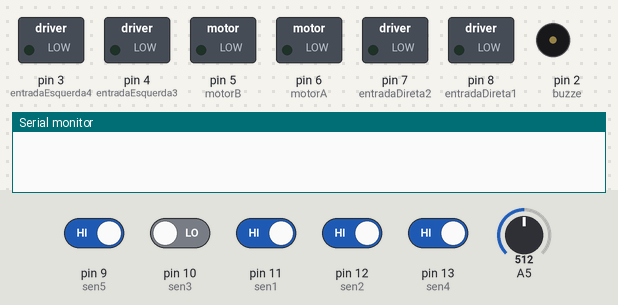
The sketch below on a simulated Arduino Uno, built with avr-gcc and run on an emulated ATmega328P. On the bench: switched loads named in the sketch (green lamp = pin HIGH), buzzer (waves = sounding), the last lines printed to the serial monitor. The test bench sets the inputs (shaded band); at power-on: pin 9 (sen5), pin 11 (sen1), pin 12 (sen2), pin 13 (sen4) HIGH, pin 10 (sen3) LOW, A5 = 512.

Above: at 1.2 s.
1.3 s: pin 9 (sen5) driven LOW and pin 13 (sen4) driven LOW
At 2.7 s:
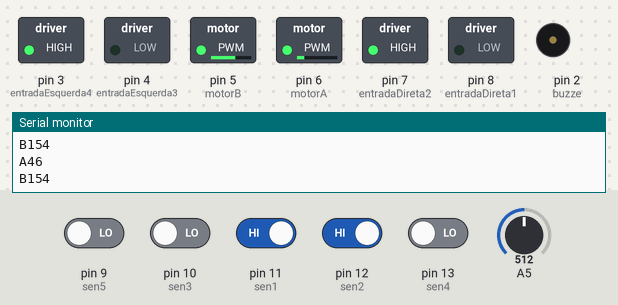
3.5 s: pin 11 (sen1) driven LOW
At 4.2 s:
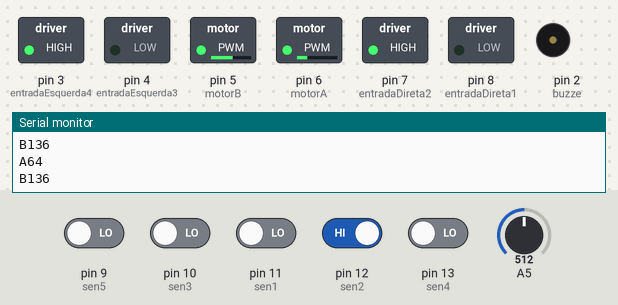
5.0 s: pin 10 (sen3) driven HIGH
At 6.2 s:
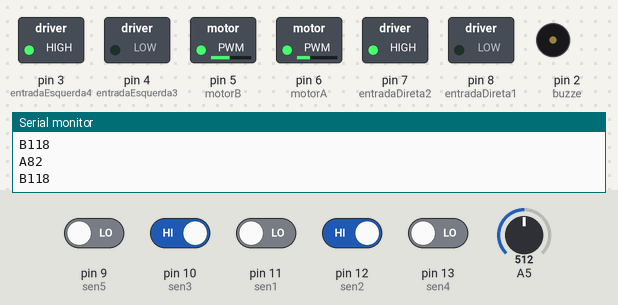
6.5 s: pin 12 (sen2) driven LOW
At 7.1 s:
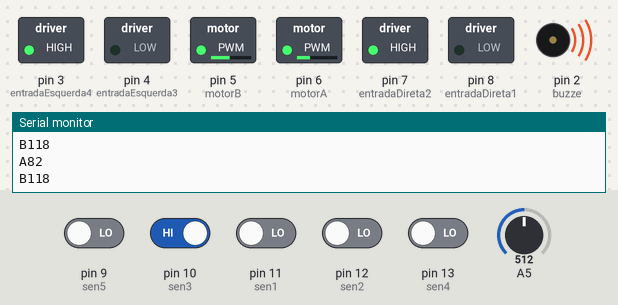
8.0 s: A5 set to 484
At 9.2 s:
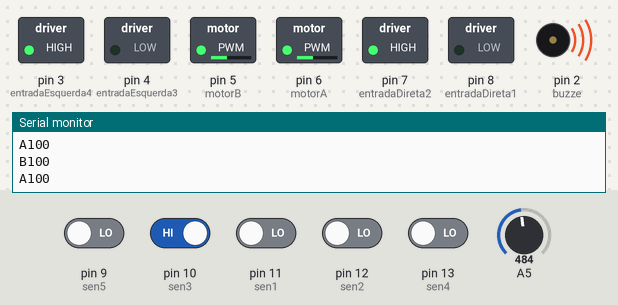
9.5 s: pin 13 (sen4) driven HIGH
At 10.0 s:
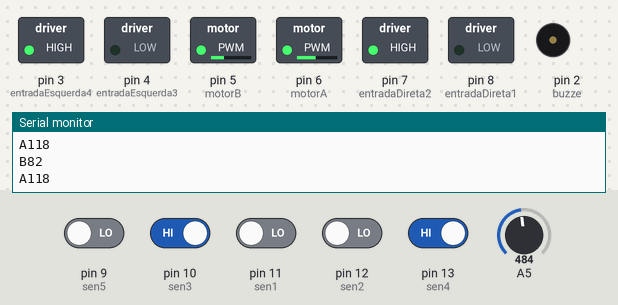
Timing chart, 0 to 12.0 s (numbered marks = the images above; inputs shaded):
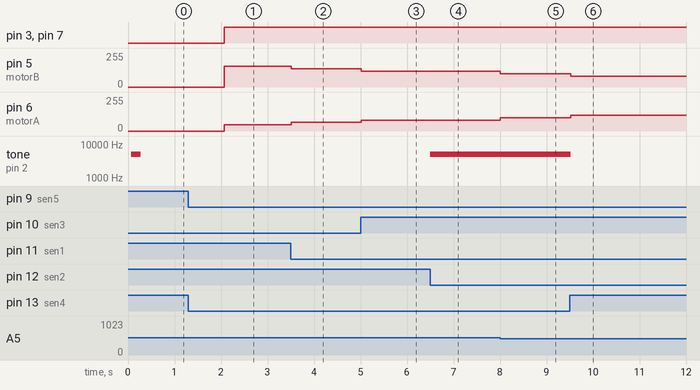

Measured:
- after the input at 1.3 s, pin 3 (entradaEsquerda4), pin 7 (entradaDireta2): LOW → HIGH after 0.77 s; pin 5 (motorB): 0/255 → 154/255 after 0.77 s; pin 6 (motorA): 0/255 → 46/255 after 0.77 s
- after the input at 3.5 s, pin 5 (motorB): 154/255 → 136/255 at once; pin 6 (motorA): 46/255 → 64/255 at once
- after the input at 5.0 s, pin 5 (motorB): 136/255 → 118/255 at once; pin 6 (motorA): 64/255 → 82/255 at once
- after the input at 6.5 s, tone on pin 2 (buzze): silent → 5000 Hz at once
- after the input at 8.0 s, pin 5 (motorB): 118/255 → 100/255 at once; pin 6 (motorA): 82/255 → 100/255 at once
- after the input at 9.5 s, pin 5 (motorB): 100/255 → 82/255 at once; pin 6 (motorA): 100/255 → 118/255 at once; tone on pin 2 (buzze): 5000 Hz → silent at once

The sketch:

starwars_teste1.ino
```cpp
#define sen1  11
#define sen2  12
#define sen3  10
#define sen4  13
#define sen5  9
int motorA = 6;
int motorB = 5;

int entradaDireta1 = 8;
int entradaDireta2 = 7;
int entradaEsquerda3 = 4;
int entradaEsquerda4 = 3;


//starwars
/*#define sen1  13
#define sen2  12
#define sen3  11
#define sen4  6
#define sen5  7


int motorA = 3;
int motorB = 10;

int entradaDireta1 = 4;
int entradaDireta2 = 5;
int entradaEsquerda3 = 8;
int entradaEsquerda4 = 9;


//starwars\\
*/


//int Vel = 100;
//int brack = 0;

int novaVelocidadeA;
int novaVelocidadeB;
int buzze = 2;

int erro;
int espera = 0;

//int va = 0;
//int vb = 0;

int centro, direita, esquerda, extremaDireita;
int extremaEsquerda, esquerdaExterno;
float inte = 0;
float kp = 40;
float ki = 0;
float kd = 5;
float erro_anterior = 0;
float sinalPid;

int VelocidadeConstatnteA = 0;
int VelocidadeConstatnteB = 0;

int entrouNaCurva = 0;


boolean comecoCurva = false;

long tempoInicial = 0l;

void setup() {
  Serial.begin(9600);

  pinMode(entradaDireta1, OUTPUT);
  pinMode(entradaDireta2, OUTPUT);
  pinMode(entradaEsquerda3, OUTPUT);
  pinMode(entradaEsquerda4, OUTPUT);

  pinMode(motorA, OUTPUT);
  pinMode(motorB, OUTPUT);

  pinMode(buzze, OUTPUT);
  //  pinMode(sen2, OUTPUT);
  //  pinMode(sen3, OUTPUT);
  //  pinMode(sen4, OUTPUT);
  for (int i = 1000; i < 5000; i++) {
    tone(buzze, i, 200);
  }
}

void trocaSinaisDosvaloresAbaixoDeZero(int novaVelocidadeA, int novaVelocidadeB ) {


  if (novaVelocidadeA < 0) {
    novaVelocidadeA = novaVelocidadeA * (-1);
  }


  if (novaVelocidadeB < 0) {
    novaVelocidadeB = novaVelocidadeB  * (-1);
  }


 frente(novaVelocidadeA, novaVelocidadeB);

}


void frente(int novaVelocidadeA, int novaVelocidadeB) {


  digitalWrite(entradaDireta1, LOW);
  digitalWrite(entradaDireta2, HIGH);
  digitalWrite(entradaEsquerda3, LOW);
  digitalWrite(entradaEsquerda4, HIGH);
   //delay(500);
   // delay(500);
    Serial.print("A");
    Serial.println(novaVelocidadeA);
    Serial.print("B");
    Serial.println(novaVelocidadeB);

  /*if(novaVelocidadeA > 250){
    novaVelocidadeA = 190;
    novaVelocidadeB = 0;
    analogWrite(motorA, novaVelocidadeA);//78 velocidade minima// 158 velocidade media
    analogWrite(motorB, novaVelocidadeB);//45 velocidade minima // 54 velocidade media---------------------------------------
    }
  else if(novaVelocidadeB > 250){
    novaVelocidadeB = 190;
    novaVelocidadeA = 0;
    analogWrite(motorA, novaVelocidadeA);//78 velocidade minima// 158 velocidade media
    analogWrite(motorB, novaVelocidadeB);//45 velocidade minima // 54 velocidade media---------------------------------------
    }*/
    //else{
    analogWrite(motorA, novaVelocidadeA);//78 velocidade minima// 158 velocidade media
    analogWrite(motorB, novaVelocidadeB);//45 velocidade minima // 54 velocidade media---------------------------------------
    //}

}


void lerSensores() {

  extremaEsquerda = digitalRead(sen1);
  esquerda = digitalRead(sen2);
  centro = digitalRead(sen3);
  direita = digitalRead(sen4);
  extremaDireita = digitalRead(sen5);
  esquerdaExterno = analogRead(A5);
  mudarValorDaLeituraParaUmOuZero();
}
void mudarValorDaLeituraParaUmOuZero() {

  if (esquerdaExterno < 500) {
    esquerdaExterno = 0;
  } else {
    esquerdaExterno = 1;
  }

}


void controlePid(int erro) {

  /*if (comecoCurva) {

   VelocidadeConstatnteA = 100;//+5
    VelocidadeConstatnteB = 100;//+5
    kp = 30;//16
    kd = 0.6;//5.2//6
    ki = 0;
  }
  else {*/
    VelocidadeConstatnteA = 100;//+5
    VelocidadeConstatnteB = 100;//+5
    kp = 18;//16
    kd = 0;//5.2//6
    ki = 0;
  //}

  /*delay(200);
    Serial.print("velocidade A");
    Serial.println(VelocidadeConstatnteA);
    Serial.print("velocidade B");
    Serial.println(VelocidadeConstatnteB);*/
  //+ kd * (erro_anterior - erro)


  sinalPid = kp * erro + kd * (erro_anterior - erro) + ki * (inte + erro_anterior);

  novaVelocidadeA = VelocidadeConstatnteA + sinalPid ;
  novaVelocidadeB = VelocidadeConstatnteB - sinalPid ;

  erro_anterior = erro;

  trocaSinaisDosvaloresAbaixoDeZero(novaVelocidadeA, novaVelocidadeB);
}


long retornaTempoParaControleDoBuzzer() {
  long tempoAtual = millis();
  if (tempoAtual > (tempoInicial + 500)) {
    return  tempoInicial = tempoAtual;
  }
  return 0l;
}

void loop() {

  // 1 0 0 0 0   --> Erro -4
  // 1 1 0 0 0   --> Erro -3
  // 0 1 0 0 0   --> Erro -2
  // 0 1 1 0 0   --> Erro -1
  // 0 0 1 0 0   --> Erro  0
  // 0 0 1 1 0   --> Erro  1
  // 0 0 0 1 0   --> Erro  2
  // 0 0 0 1 1   --> Erro  3
  // 0 0 0 0 1   --> Erro  4
  //0 0 1 0 0 :0
  if (espera < 1) {
    espera++;
    delay(2000);
  }


  lerSensores();


  if ( ((extremaEsquerda == 0) || (extremaEsquerda == 1)) &&
  (centro == 1) && (esquerda == 0) &&
  (direita == 0) && (esquerdaExterno == 1)
  && (extremaDireita == 0)  ) {

    if (entrouNaCurva < 1) {

      //Serial.println(entrouNaCurva);
      comecoCurva = !comecoCurva;
      tone(buzze, 5000, retornaTempoParaControleDoBuzzer());
      inte = 0;
      entrouNaCurva++;

    }
  }


  /*else if ((centro == 1) && (esquerda == 0) && (direita == 0) && (extremaEsquerda == 0) && (extremaDireita == 1) ) {
    frente(0, 0);
    tone(buzze, 2000, retornaTempoParaControleDoBuzzer());
    }*/

  else if ( (centro == 1) && (esquerda == 0) &&
  (direita == 0) && (extremaEsquerda == 0)
  && (extremaDireita == 0)  ) {
    controlePid(0);
  }


  //0 1 1 0 0 :-1
  else if ((centro == 1) && (esquerda == 1) &&
  (direita == 0) && (extremaEsquerda == 0)
  && (extremaDireita == 0) ) {
    controlePid(-1);
    entrouNaCurva = 0;
    noTone(buzze);
  }

  //0 0 1 1 0 :1
  else if ((centro == 1) && (esquerda == 0) &&
  (direita == 1) && (extremaEsquerda == 0)
  && (extremaDireita == 0) ) {
    controlePid(1);
    entrouNaCurva = 0;
    noTone(buzze);
  }


  //0 1 0 0 0 :-2
  else if ((centro == 0) && (esquerda == 1) &&
  (direita == 0) && (extremaEsquerda == 0)
  && (extremaDireita == 0) ) {
    controlePid(-2);
    entrouNaCurva = 0;
    noTone(buzze);
  }

  //0 0 0 1 0 :2
  else if ((centro == 0) && (esquerda == 0) &&
  (direita == 1) && (extremaEsquerda == 0)
  && (extremaDireita == 0) ) {
    controlePid(2);
    entrouNaCurva = 0;
    noTone(buzze);
  }


  //1 1 0 0 0 :-3
  else if ((centro == 0) && (esquerda == 1) &&
  (direita == 0) && (extremaEsquerda == 1)
  && (extremaDireita == 0) ) {
    controlePid(-3);
    entrouNaCurva = 0;
    noTone(buzze);
  }

  //0 0 0 1 1 :3
  else if ((centro == 0) && (esquerda == 0) &&
  (direita == 1) && (extremaEsquerda == 0) &&
  (extremaDireita == 1) ) {

    controlePid(3);
    entrouNaCurva = 0;
    noTone(buzze);

  }


  //1 0 0 0 0 :-4
  else if ((centro == 0) && (esquerda == 0)
  && (direita == 0) && (extremaEsquerda == 1)
  && (extremaDireita == 0) ) {
    controlePid(-4);
    entrouNaCurva = 0;
    noTone(buzze);
  }

  //0 0 0 0 1 :4
  else if ((centro == 0) && (esquerda == 0) &&
  (direita == 0) && (extremaEsquerda == 0)
  && (extremaDireita == 1) ) {
    controlePid(4);
    entrouNaCurva = 0;
    noTone(buzze);
  }

  /*else if ((centro == 0) && (esquerda == 0) && (direita == 0) && (extremaEsquerda == 0) && (extremaDireita == 0) ) {
    frente(0,0);
    entrouNaCurva = 0;
    noTone(buzze);
  }*/

  //  //1 0 0 0 0 :-5

}
```
